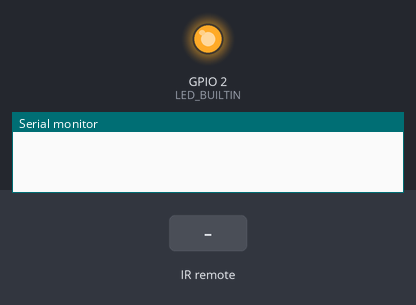
Recording of a sketch running on a simulated ESP8266 (NodeMCU). Shown: output pins drawn as LEDs (lit = HIGH, except the on-board LED, lit = LOW), the last lines printed to the serial monitor. The inputs (shaded band) are chosen by the test bench. WiFi joins after 1.5 s; servers stay silent unless stated.

Above: at 4.2 s.
4.3 s: infrared code 0x807F08F7 received
At 38.3 s:
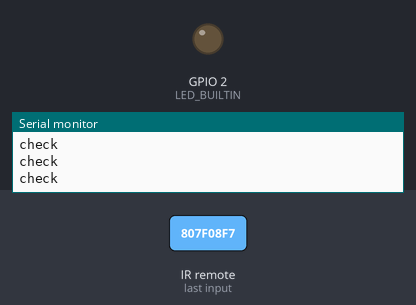
Timing chart, 0 to 39.1 s (numbered marks = the images above; inputs shaded):
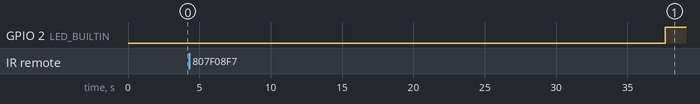

The sketch:

Reciever.ino
```cpp
#define WIFI_SSID "ShiroiDoragon" // название WiFi
#define WIFI_PASS "ADEK951753159357" //пароль от WiFi
#define IR_1    0x807F08F7 //кодовая последовательность
char* host = "192.168.0.44"; //ip сервера
uint16_t port = 9515; //порт для подключения к серверу

#include<ESP8266WiFi.h>
#include <IRremoteESP8266.h>
#include <IRrecv.h>
#include <IRutils.h>

#define code1 18446744073709551615

IRrecv irrecv(5);
decode_results results;
//byte num = 0;

int num = 0;
int nummax = 18; //количество позиций камеры

void setup() {
  Serial.begin(9600);
  WiFi.begin(WIFI_SSID, WIFI_PASS);
  delay(3000);

  pinMode(LED_BUILTIN, OUTPUT);
  irrecv.enableIRIn();
}

void loop() {
  WiFiClient client;
  if (client.connect(host, port))
      {
        delay(1000);
        Serial.println("connect");
      }
  if (client.connected())
      {
        if (Check())
        {
          digitalWrite( LED_BUILTIN, LOW );
          while (Check())
          {
            Serial.println("Wait");
            delay(20000);
            irrecv.resume();
          }
        }
        else
        {
          digitalWrite( LED_BUILTIN, HIGH );
          irrecv.resume();
        }
        String str = "";
        client.print(str+num);
        if (num!=nummax)
          num += 1;
        else
          num = 0;

        delay(2000);
        //client.stop();

      }
  delay(100);
}

bool Check()//проверка сигнала
{
  int N=100; //количество проверок сигнала
  bool checkIR = false;
  for (int i=0; i<N; i++)
  {
    if (irrecv.decode( &results ))
    {
      Serial.println(results.value);
        if (results.value == IR_1)
        {
          Serial.println(results.value);
          checkIR = true;
          break;
        }
      irrecv.resume();
    }
    results.value = NULL ;
    delay(50);
    Serial.println("check");
  }
  return checkIR;
}
```

Measured:
- after the input at 4.3 s, GPIO 2 (LED_BUILTIN): LOW → HIGH after 33.3 s instead of 4.9 s
